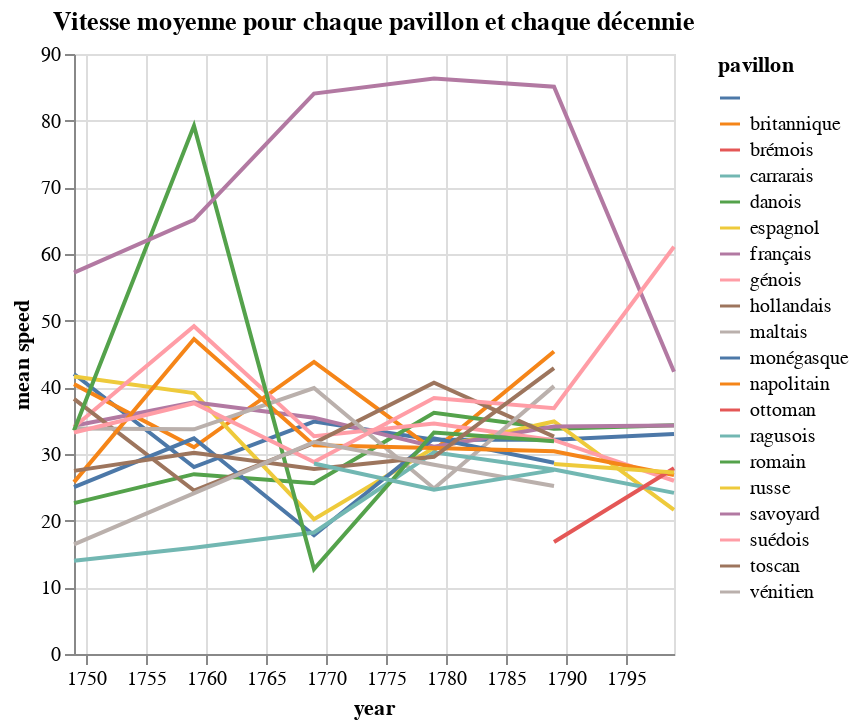

Notebook source saved alongside this figure:
### Markdown cell above
#### Vitesse moyenne par pavillon par décennie - Line chart

### Code cell
VegaLite({
    "$schema": "https://vega.github.io/schema/vega-lite/v5.json",
    "title": "Vitesse moyenne pour chaque pavillon et chaque décennie",
    "mark":  "line",
    "data": {
        "values": list_viz
    },
    "encoding": {
        "x": {
            "field": "year",
            "type": "temporal", 
            "title": "year"
        },
        "y": {
            "field": "mean_speed",
            "type": "quantitative",
            "title": "mean speed"
        },
        "color": {
            "field": "pavillon",
            "type": "nominal",
            "title": "pavillon"
        }
    }
})

### Figure 1 — Vega-Lite specification as saved in the notebook (floating-point values rounded to 4 significant figures)
{"$schema": "https://vega.github.io/schema/vega-lite/v5.json", "data": {"values": [{"count_travel": 1, "mean_duration": 5, "mean_number_steps": 1, "mean_speed": 42, "mean_total_miles": 210, "pavillon": "", "year": "1749"}, {"count_travel": 92, "mean_duration": 50.17, "mean_number_steps": 1.587, "mean_speed": 40.48, "mean_total_miles": 1636.0, "pavillon": "britannique", "year": "1749"}, {"count_travel": 9, "mean_duration": 68.89, "mean_number_steps": 1.778, "mean_speed": 22.63, "mean_total_miles": 1505.0, "pavillon": "danois", "year": "1749"}, {"count_travel": 129, "mean_duration": 9.271, "mean_number_steps": 1.217, "mean_speed": 41.61, "mean_total_miles": 210.6, "pavillon": "espagnol", "year": "1749"}, {"count_travel": 1092, "mean_duration": 21.48, "mean_number_steps": 1.657, "mean_speed": 34.24, "mean_total_miles": 548.5, "pavillon": "français", "year": "1749"}, {"count_travel": 159, "mean_duration": 9.428, "mean_number_steps": 1.17, "mean_speed": 34.06, "mean_total_miles": 201.9, "pavillon": "génois", "year": "1749"}, {"count_travel": 40, "mean_duration": 50.33, "mean_number_steps": 1.35, "mean_speed": 38.27, "mean_total_miles": 1614.0, "pavillon": "hollandais", "year": "1749"}, {"count_travel": 5, "mean_duration": 27.2, "mean_number_steps": 2.2, "mean_speed": 33.81, "mean_total_miles": 515, "pavillon": "maltais", "year": "1749"}, {"count_travel": 33, "mean_duration": 6.667, "mean_number_steps": 1.03, "mean_speed": 25.03, "mean_total_miles": 126.1, "pavillon": "monégasque", "year": "1749"}, {"count_travel": 19, "mean_duration": 30.26, "mean_number_steps": 1.632, "mean_speed": 25.78, "mean_total_miles": 513.4, "pavillon": "napolitain", "year": "1749"}, {"count_travel": 1, "mean_duration": 94, "mean_number_steps": 2, "mean_speed": 13.98, "mean_total_miles": 1314, "pavillon": "ragusois", "year": "1749"}, {"count_travel": 79, "mean_duration": 9.392, "mean_number_steps": 1.253, "mean_speed": 33.53, "mean_total_miles": 171.3, "pavillon": "romain", "year": "1749"}, {"count_travel": 12, "mean_duration": 4.167, "mean_number_steps": 1, "mean_speed": 57.2, "mean_total_miles": 185.4, "pavillon": "savoyard", "year": "1749"}, {"count_travel": 15, "mean_duration": 32.13, "mean_number_steps": 1.333, "mean_speed": 33.22, "mean_total_miles": 1028.0, "pavillon": "suédois", "year": "1749"}, {"count_travel": 3, "mean_duration": 39.67, "mean_number_steps": 2, "mean_speed": 27.47, "mean_total_miles": 549, "pavillon": "toscan", "year": "1749"}, {"count_travel": 7, "mean_duration": 78.86, "mean_number_steps": 2.143, "mean_speed": 16.44, "mean_total_miles": 1174.0, "pavillon": "vénitien", "year": "1749"}, {"count_travel": 4, "mean_duration": 76, "mean_number_steps": 3, "mean_speed": 28.05, "mean_total_miles": 951.5, "pavillon": "", "year": "1759"}, {"count_travel": 4, "mean_duration": 26.25, "mean_number_steps": 2.5, "mean_speed": 31.01, "mean_total_miles": 705, "pavillon": "britannique", "year": "1759"}, {"count_travel": 1, "mean_duration": 109, "mean_number_steps": 4, "mean_speed": 22.58, "mean_total_miles": 2461, "pavillon": "brémois", "year": "1759"}, {"count_travel": 10, "mean_duration": 45.3, "mean_number_steps": 1.5, "mean_speed": 26.98, "mean_total_miles": 932, "pavillon": "danois", "year": "1759"}, {"count_travel": 131, "mean_duration": 12.39, "mean_number_steps": 1.634, "mean_speed": 39.13, "mean_total_miles": 319.9, "pavillon": "espagnol", "year": "1759"}, {"count_travel": 650, "mean_duration": 8.183, "mean_number_steps": 1.415, "mean_speed": 37.76, "mean_total_miles": 205.1, "pavillon": "français", "year": "1759"}, {"count_travel": 339, "mean_duration": 10.57, "mean_number_steps": 1.543, "mean_speed": 49.16, "mean_total_miles": 307.4, "pavillon": "génois", "year": "1759"}, {"count_travel": 44, "mean_duration": 47.34, "mean_number_steps": 1.545, "mean_speed": 24.52, "mean_total_miles": 1027.0, "pavillon": "hollandais", "year": "1759"}, {"count_travel": 10, "mean_duration": 18.9, "mean_number_steps": 2.2, "mean_speed": 33.7, "mean_total_miles": 475, "pavillon": "maltais", "year": "1759"}, {"count_travel": 32, "mean_duration": 5.656, "mean_number_steps": 1.125, "mean_speed": 32.36, "mean_total_miles": 141.1, "pavillon": "monégasque", "year": "1759"}, {"count_travel": 69, "mean_duration": 17.83, "mean_number_steps": 1.725, "mean_speed": 47.24, "mean_total_miles": 429.0, "pavillon": "napolitain", "year": "1759"}, {"count_travel": 2, "mean_duration": 52, "mean_number_steps": 3, "mean_speed": 15.93, "mean_total_miles": 800, "pavillon": "ragusois", "year": "1759"}, {"count_travel": 29, "mean_duration": 6.103, "mean_number_steps": 1.414, "mean_speed": 79.22, "mean_total_miles": 289.6, "pavillon": "romain", "year": "1759"}, {"count_travel": 138, "mean_duration": 7.014, "mean_number_steps": 1.362, "mean_speed": 65.11, "mean_total_miles": 282.2, "pavillon": "savoyard", "year": "1759"}, {"count_travel": 12, "mean_duration": 11.92, "mean_number_steps": 1.167, "mean_speed": 37.62, "mean_total_miles": 270.8, "pavillon": "suédois", "year": "1759"}, {"count_travel": 27, "mean_duration": 26.19, "mean_number_steps": 2, "mean_speed": 30.17, "mean_total_miles": 605.3, "pavillon": "toscan", "year": "1759"}, {"count_travel": 4, "mean_duration": 24.75, "mean_number_steps": 1.75, "mean_speed": 34.87, "mean_total_miles": 769.2, "pavillon": "", "year": "1769"}, {"count_travel": 41, "mean_duration": 23.49, "mean_number_steps": 1.512, "mean_speed": 43.8, "mean_total_miles": 834.2, "pavillon": "britannique", "year": "1769"}, {"count_travel": 5, "mean_duration": 10.8, "mean_number_steps": 1, "mean_speed": 28.58, "mean_total_miles": 190.4, "pavillon": "carrarais", "year": "1769"}, {"count_travel": 3, "mean_duration": 35.67, "mean_number_steps": 1.333, "mean_speed": 25.61, "mean_total_miles": 782, "pavillon": "danois", "year": "1769"}, {"count_travel": 73, "mean_duration": 14.75, "mean_number_steps": 1.068, "mean_speed": 20.22, "mean_total_miles": 185.0, "pavillon": "espagnol", "year": "1769"}, {"count_travel": 1304, "mean_duration": 17.34, "mean_number_steps": 1.556, "mean_speed": 35.45, "mean_total_miles": 429.3, "pavillon": "français", "year": "1769"}, {"count_travel": 125, "mean_duration": 10.99, "mean_number_steps": 1.104, "mean_speed": 32.66, "mean_total_miles": 258.3, "pavillon": "génois", "year": "1769"}, {"count_travel": 27, "mean_duration": 25.81, "mean_number_steps": 1.259, "mean_speed": 31.63, "mean_total_miles": 640.1, "pavillon": "hollandais", "year": "1769"}, {"count_travel": 6, "mean_duration": 6.167, "mean_number_steps": 1.167, "mean_speed": 39.89, "mean_total_miles": 218.2, "pavillon": "maltais", "year": "1769"}, {"count_travel": 11, "mean_duration": 8.727, "mean_number_steps": 1, "mean_speed": 17.82, "mean_total_miles": 126.5, "pavillon": "monégasque", "year": "1769"}, {"count_travel": 56, "mean_duration": 22.07, "mean_number_steps": 1.143, "mean_speed": 31.32, "mean_total_miles": 452.6, "pavillon": "napolitain", "year": "1769"}, {"count_travel": 2, "mean_duration": 30.5, "mean_number_steps": 2.5, "mean_speed": 18.23, "mean_total_miles": 512.5, "pavillon": "ragusois", "year": "1769"}, {"count_travel": 2, "mean_duration": 27, "mean_number_steps": 1, "mean_speed": 12.73, "mean_total_miles": 272, "pavillon": "romain", "year": "1769"}, {"count_travel": 109, "mean_duration": 5.165, "mean_number_steps": 1.028, "mean_speed": 84.06, "mean_total_miles": 275.3, "pavillon": "savoyard", "year": "1769"}, {"count_travel": 17, "mean_duration": 50.94, "mean_number_steps": 1.412, "mean_speed": 28.81, "mean_total_miles": 1119.0, "pavillon": "suédois", "year": "1769"}, {"count_travel": 3, "mean_duration": 8.667, "mean_number_steps": 1, "mean_speed": 27.74, "mean_total_miles": 232, "pavillon": "toscan", "year": "1769"}, {"count_travel": 8, "mean_duration": 57, "mean_number_steps": 1.875, "mean_speed": 31.79, "mean_total_miles": 935, "pavillon": "vénitien", "year": "1769"}, {"count_travel": 18, "mean_duration": 11.22, "mean_number_steps": 1.167, "mean_speed": 32.16, "mean_total_miles": 272.3, "pavillon": "", "year": "1779"}, {"count_travel": 1, "mean_duration": 7, "mean_number_steps": 1, "mean_speed": 30.57, "mean_total_miles": 214, "pavillon": "britannique", "year": "1779"}, {"count_travel": 6, "mean_duration": 12.17, "mean_number_steps": 1.167, "mean_speed": 24.63, "mean_total_miles": 210.5, "pavillon": "carrarais", "year": "1779"}, {"count_travel": 27, "mean_duration": 23.74, "mean_number_steps": 1.259, "mean_speed": 36.17, "mean_total_miles": 572.0, "pavillon": "danois", "year": "1779"}, {"count_travel": 108, "mean_duration": 14.23, "mean_number_steps": 1.296, "mean_speed": 30.92, "mean_total_miles": 214.9, "pavillon": "espagnol", "year": "1779"}, {"count_travel": 1054, "mean_duration": 11.12, "mean_number_steps": 1.37, "mean_speed": 31.09, "mean_total_miles": 208.4, "pavillon": "français", "year": "1779"}, {"count_travel": 258, "mean_duration": 10.54, "mean_number_steps": 1.194, "mean_speed": 34.57, "mean_total_miles": 253.0, "pavillon": "génois", "year": "1779"}, {"count_travel": 37, "mean_duration": 16.32, "mean_number_steps": 1.216, "mean_speed": 40.69, "mean_total_miles": 434.4, "pavillon": "hollandais", "year": "1779"}, {"count_travel": 8, "mean_duration": 17.75, "mean_number_steps": 1.5, "mean_speed": 24.83, "mean_total_miles": 283.8, "pavillon": "maltais", "year": "1779"}, {"count_travel": 18, "mean_duration": 4.889, "mean_number_steps": 1, "mean_speed": 32.36, "mean_total_miles": 121.9, "pavillon": "monégasque", "year": "1779"}, {"count_travel": 95, "mean_duration": 19.59, "mean_number_steps": 1.411, "mean_speed": 30.89, "mean_total_miles": 485.9, "pavillon": "napolitain", "year": "1779"}, {"count_travel": 12, "mean_duration": 39.92, "mean_number_steps": 2.083, "mean_speed": 30.27, "mean_total_miles": 821.6, "pavillon": "ragusois", "year": "1779"}, {"count_travel": 9, "mean_duration": 6.444, "mean_number_steps": 1.111, "mean_speed": 33.22, "mean_total_miles": 203.9, "pavillon": "romain", "year": "1779"}, {"count_travel": 153, "mean_duration": 5.039, "mean_number_steps": 1.026, "mean_speed": 86.34, "mean_total_miles": 256.1, "pavillon": "savoyard", "year": "1779"}, {"count_travel": 14, "mean_duration": 29.14, "mean_number_steps": 1.357, "mean_speed": 38.39, "mean_total_miles": 756.9, "pavillon": "suédois", "year": "1779"}, {"count_travel": 11, "mean_duration": 16.55, "mean_number_steps": 1.818, "mean_speed": 29.58, "mean_total_miles": 319.9, "pavillon": "toscan", "year": "1779"}, {"count_travel": 28, "mean_duration": 32.21, "mean_number_steps": 1.679, "mean_speed": 28.38, "mean_total_miles": 736.2, "pavillon": "vénitien", "year": "1779"}, {"count_travel": 25, "mean_duration": 44.76, "mean_number_steps": 2.16, "mean_speed": 32.12, "mean_total_miles": 949.0, "pavillon": "", "year": "1789"}, {"count_travel": 42, "mean_duration": 36.5, "mean_number_steps": 1.643, "mean_speed": 45.36, "mean_total_miles": 1275.0, "pavillon": "britannique", "year": "1789"}, {"count_travel": 42, "mean_duration": 12.95, "mean_number_steps": 1.048, "mean_speed": 27.58, "mean_total_miles": 213.6, "pavillon": "carrarais", "year": "1789"}, {"count_travel": 53, "mean_duration": 38.77, "mean_number_steps": 1.302, "mean_speed": 33.77, "mean_total_miles": 863.7, "pavillon": "danois", "year": "1789"}, {"count_travel": 481, "mean_duration": 13.12, "mean_number_steps": 1.193, "mean_speed": 34.88, "mean_total_miles": 250.3, "pavillon": "espagnol", "year": "1789"}, {"count_travel": 3311, "mean_duration": 14.01, "mean_number_steps": 1.395, "mean_speed": 34.12, "mean_total_miles": 363.4, "pavillon": "français", "year": "1789"}, {"count_travel": 392, "mean_duration": 12.56, "mean_number_steps": 1.059, "mean_speed": 32.07, "mean_total_miles": 253.9, "pavillon": "génois", "year": "1789"}, {"count_travel": 32, "mean_duration": 24.34, "mean_number_steps": 1.312, "mean_speed": 32.6, "mean_total_miles": 728.3, "pavillon": "hollandais", "year": "1789"}, {"count_travel": 20, "mean_duration": 8.75, "mean_number_steps": 1.05, "mean_speed": 40.18, "mean_total_miles": 207.1, "pavillon": "maltais", "year": "1789"}, {"count_travel": 42, "mean_duration": 8.69, "mean_number_steps": 1, "mean_speed": 28.7, "mean_total_miles": 131.0, "pavillon": "monégasque", "year": "1789"}, {"count_travel": 154, "mean_duration": 25.6, "mean_number_steps": 1.195, "mean_speed": 30.41, "mean_total_miles": 544.2, "pavillon": "napolitain", "year": "1789"}, {"count_travel": 2, "mean_duration": 54, "mean_number_steps": 2, "mean_speed": 16.79, "mean_total_miles": 887, "pavillon": "ottoman", "year": "1789"}, {"count_travel": 45, "mean_duration": 25.87, "mean_number_steps": 1.622, "mean_speed": 27.68, "mean_total_miles": 519.9, "pavillon": "ragusois", "year": "1789"}, {"count_travel": 34, "mean_duration": 9.059, "mean_number_steps": 1.059, "mean_speed": 31.92, "mean_total_miles": 191.7, "pavillon": "romain", "year": "1789"}, {"count_travel": 11, "mean_duration": 62.45, "mean_number_steps": 3.909, "mean_speed": 28.5, "mean_total_miles": 1786, "pavillon": "russe", "year": "1789"}, {"count_travel": 296, "mean_duration": 6.095, "mean_number_steps": 1.017, "mean_speed": 85.1, "mean_total_miles": 266.6, "pavillon": "savoyard", "year": "1789"}, {"count_travel": 29, "mean_duration": 52.76, "mean_number_steps": 1.621, "mean_speed": 36.88, "mean_total_miles": 1859.0, "pavillon": "suédois", "year": "1789"}, {"count_travel": 4, "mean_duration": 3.75, "mean_number_steps": 1, "mean_speed": 42.88, "mean_total_miles": 134.8, "pavillon": "toscan", "year": "1789"}, {"count_travel": 16, "mean_duration": 32.56, "mean_number_steps": 1.5, "mean_speed": 25.21, "mean_total_miles": 669.9, "pavillon": "vénitien", "year": "1789"}, {"count_travel": 28, "mean_duration": 3.5, "mean_number_steps": 1.107, "mean_speed": 33.02, "mean_total_miles": 83.46, "pavillon": "", "year": "1799"}, {"count_travel": 13, "mean_duration": 9.231, "mean_number_steps": 1.154, "mean_speed": 34.32, "mean_total_miles": 251.8, "pavillon": "danois", "year": "1799"}, {"count_travel": 167, "mean_duration": 14.27, "mean_number_steps": 1.066, "mean_speed": 21.63, "mean_total_miles": 198.8, "pavillon": "espagnol", "year": "1799"}, {"count_travel": 1603, "mean_duration": 5.241, "mean_number_steps": 1.067, "mean_speed": 34.27, "mean_total_miles": 89.57, "pavillon": "français", "year": "1799"}, {"count_travel": 693, "mean_duration": 10.59, "mean_number_steps": 1.052, "mean_speed": 25.99, "mean_total_miles": 179.2, "pavillon": "génois", "year": "1799"}, {"count_travel": 32, "mean_duration": 15.22, "mean_number_steps": 1.438, "mean_speed": 26.86, "mean_total_miles": 399.0, "pavillon": "napolitain", "year": "1799"}, {"count_travel": 2, "mean_duration": 25.5, "mean_number_steps": 1.5, "mean_speed": 27.86, "mean_total_miles": 658.5, "pavillon": "ottoman", "year": "1799"}, {"count_travel": 1, "mean_duration": 18, "mean_number_steps": 3, "mean_speed": 24.17, "mean_total_miles": 435, "pavillon": "ragusois", "year": "1799"}, {"count_travel": 1, "mean_duration": 39, "mean_number_steps": 3, "mean_speed": 27.23, "mean_total_miles": 1062, "pavillon": "russe", "year": "1799"}, {"count_travel": 2, "mean_duration": 6, "mean_number_steps": 1, "mean_speed": 42.34, "mean_total_miles": 262, "pavillon": "savoyard", "year": "1799"}, {"count_travel": 3, "mean_duration": 3.333, "mean_number_steps": 1, "mean_speed": 61.08, "mean_total_miles": 228.3, "pavillon": "suédois", "year": "1799"}]}, "encoding": {"color": {"field": "pavillon", "title": "pavillon", "type": "nominal"}, "x": {"field": "year", "title": "year", "type": "temporal"}, "y": {"field": "mean_speed", "title": "mean speed", "type": "quantitative"}}, "mark": "line", "title": "Vitesse moyenne pour chaque pavillon et chaque décennie"}
